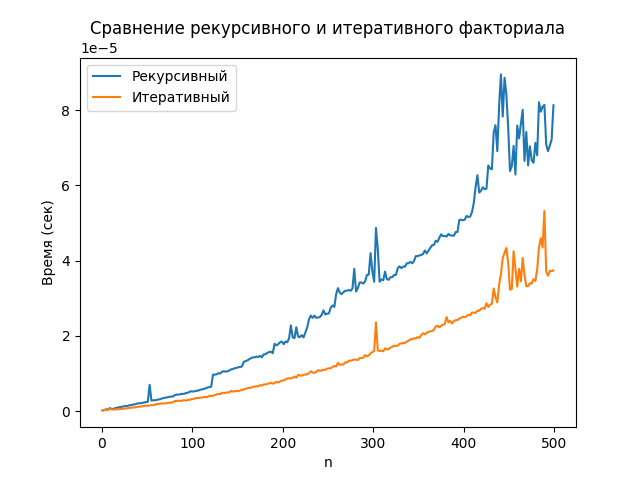

Here is the Python script that generated this plot:
import timeit
import matplotlib.pyplot as plt
import random


def fact_recursive(n: int) -> int:
    """Рекурсивный факториал"""
    if n == 0:
        return 1
    return n * fact_recursive(n - 1)

def fact_iterative(n: int) -> int:
    """Нерекурсивный факториал"""
    res = 1
    for i in range(1, n + 1):
        res *= i
    return res

def benchmark(func, n, repeat=5):
    """Возвращает среднее время выполнения func(n)"""
    times = timeit.repeat(lambda: func(n), number=1, repeat=repeat)
    return min(times)


def main():
    # фиксированный набор данных
    random.seed(42)
    test_data = list(range(1, 500, 2))

    res_iterative = []
    res_recursive = []

    for n in test_data:
        res_recursive.append(benchmark(fact_recursive, n))
        res_iterative.append(benchmark(fact_iterative, n))
        
    # Визуализация
    plt.plot(test_data, res_recursive, label="Рекурсивный")
    plt.plot(test_data, res_iterative, label="Итеративный")
    plt.xlabel("n")
    plt.ylabel("Время (сек)")
    plt.title("Сравнение рекурсивного и итеративного факториала")
    plt.legend()
    plt.show()


if __name__ == "__main__":
    main()
